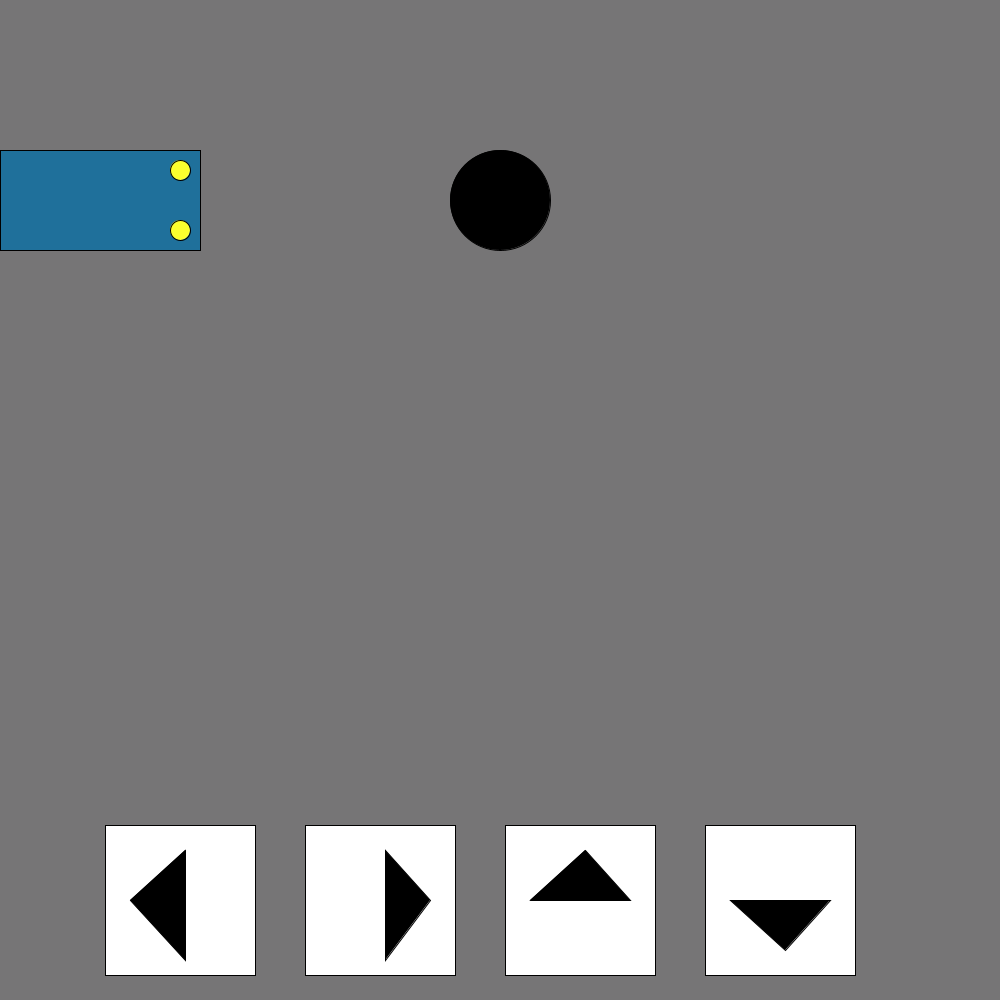
Frame 1 (no input)
Frame 60 (the mouse pressed at the canvas centre just before this capture): identical to frame 1, image omitted
Frame 120 (the mouse held since frame 60 and released just before this capture): identical to frame 1, image omitted

The Processing sketch that drew this single still picture (run headless with seeded random() and noise(); from frame 60 on, the mouse is pressed at the canvas centre):

// Processing sketch: Code2_homeWork2
// ── Code2_homeWork2.pde

int speed = 3;
PVector pos, velocity;


void setup(){
 size(1000,1000);
 smooth();
 background(118,117,118);
 fill(255);
 rectMode(CENTER);
 ellipseMode(CENTER);
 pos = new PVector(100,200); //values for x and y
 velocity = new PVector();


  
}

void draw(){
  
   background(118,117,118);
   
    fill(255);
    rect(180,900,150,150); //button left
    rect(380,900,150,150); //button right
    rect(580,900,150,150); //button up
    rect(780,900,150,150); //button down
    
    fill(0);
    triangle(185,850,130,900,185,960); //left
    triangle(385,850,385,960,430,900); //right
    triangle(585,850,530,900,630,900); //up
    triangle(785,950,730,900,830,900);//down
    
    fill(0);
    ellipse(500,200,100,100);
   speed ++;
      
    if(mouseX > 180 && mouseX < 330 && mouseY > 900 && mouseY < 1050){ //left button
      velocity.x = -speed;     
    }else if (mouseX > 380 && mouseX < 380 + 150 && mouseY > 900 && mouseY < 1050){
     velocity.x = speed; 
    }else if ( mouseX > 580 && mouseX < 730 && mouseY > 900 && mouseY < 1050){
     velocity.y = -speed; 
    }else if ( mouseX > 780 && mouseX < 930 && mouseY >900 && mouseY <1050){
     velocity.y = speed; 
    }else{
      velocity.x =0;
      velocity.y = 0;
    }
      velocity.normalize();
      velocity.mult(speed);
      pos.add(velocity); 

     pushMatrix();
     translate(pos.x, pos.y);
     rotate(velocity.heading() );
     fill(31,112,155);
     rect(0,0,200,100);
     fill(251,255,46);
     ellipse(80, 30,20,20);
     ellipse(80,-30,20,20); 
     popMatrix();

}
    
